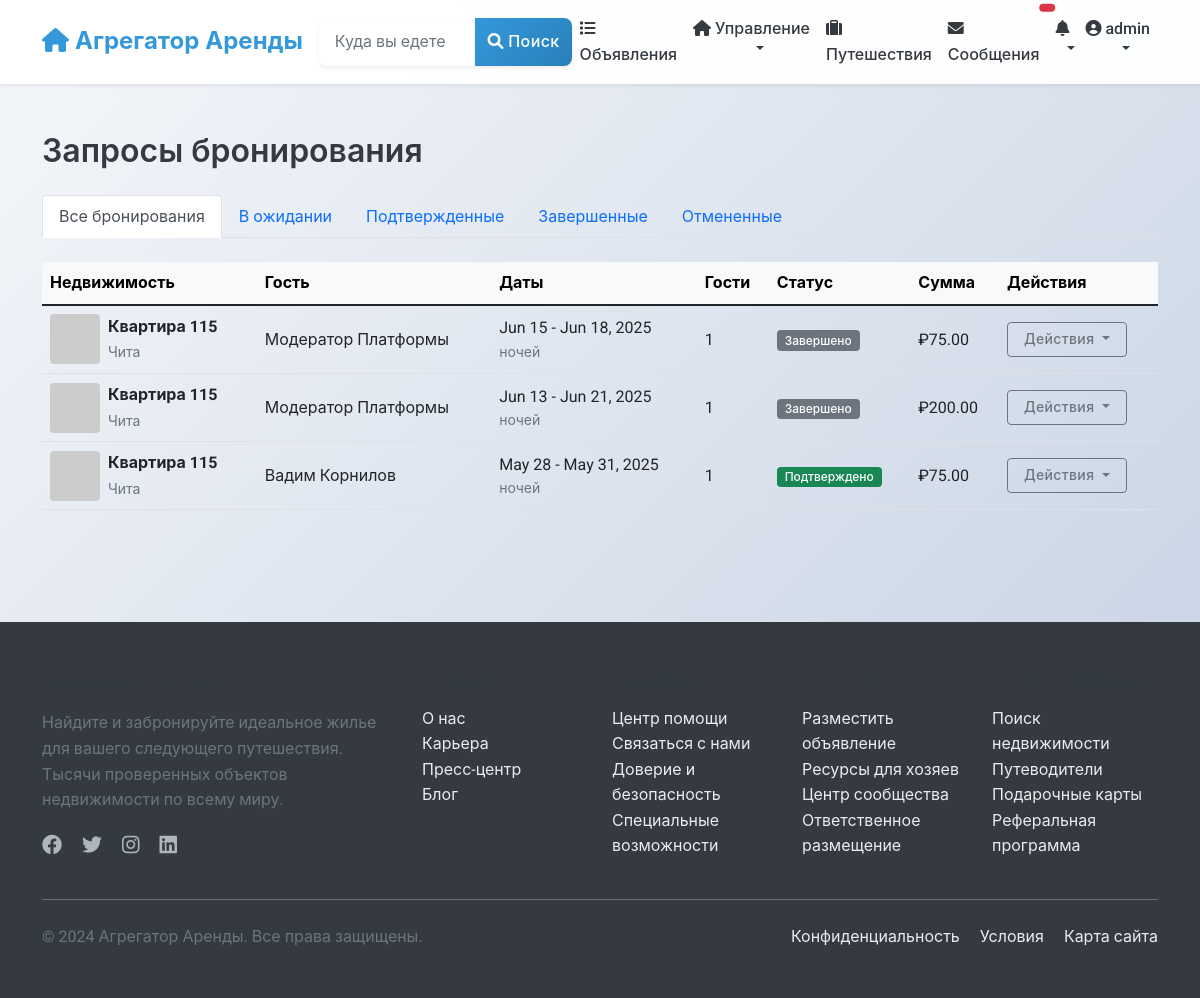
/listings/host-bookings/ (signed in), run on the app's committed database.
### users/models.py (models this page shows, shortened)
class User(AbstractUser):
    phone_number = models.CharField(_("Phone number"), max_length=20, blank=True)
    profile_picture = models.URLField(_("Profile picture URL"), blank=True)
    bio = models.TextField(_("Bio"), blank=True)
    is_phone_verified = models.BooleanField(_("Phone verified"), default=False)
    is_id_verified = models.BooleanField(_("ID verified"), default=False)
    is_host = models.BooleanField(_("Is host"), default=False)
    is_guest = models.BooleanField(_("Is guest"), default=True)
    ROLE_CHOICES = [
        ('user', _('Regular User')),
        ('host', _('Host')),
        ('moderator', _('Moderator')),
        ('admin', _('Administrator')),
    ]
    role = models.CharField(_("Role"), max_length=20, choices=ROLE_CHOICES, default='user')
    email_notifications = models.BooleanField(_("Email notifications"), default=True)
    sms_notifications = models.BooleanField(_("SMS notifications"), default=False)
    date_joined = models.DateTimeField(_("Date joined"), auto_now_add=True)
    last_updated = models.DateTimeField(_("Last updated"), auto_now=True)
    class Meta:
        verbose_name = _("User")
        verbose_name_plural = _("Users")

### listings/models.py (models this page shows, shortened)
class Booking(models.Model):
    STATUS_CHOICES = [
        ('pending', _('Pending')),
        ('confirmed', _('Confirmed')),
        ('canceled', _('Canceled')),
        ('completed', _('Completed')),
    ]
    start_date = models.DateField(_("Check-in date"))
    end_date = models.DateField(_("Check-out date"))
    guests = models.PositiveSmallIntegerField(_("Number of guests"))
    status = models.CharField(_("Status"), max_length=20, choices=STATUS_CHOICES, default='pending')
    base_price = models.DecimalField(_("Base price"), max_digits=10, decimal_places=2)
    cleaning_fee = models.DecimalField(_("Cleaning fee"), max_digits=10, decimal_places=2)
    service_fee = models.DecimalField(_("Service fee"), max_digits=10, decimal_places=2)
    total_price = models.DecimalField(_("Total price"), max_digits=10, decimal_places=2)
    special_requests = models.TextField(_("Special requests"), blank=True)
    listing = models.ForeignKey(
        Listing,
        on_delete=models.CASCADE,
        related_name='bookings'
    )
    guest = models.ForeignKey(
        settings.AUTH_USER_MODEL,
        on_delete=models.CASCADE,
        related_name='bookings'
    )
    booking_reference = models.UUIDField(_("Booking reference"), default=uuid.uuid4, editable=False, unique=True)
    created_at = models.DateTimeField(_("Created at"), auto_now_add=True)
    updated_at = models.DateTimeField(_("Updated at"), auto_now=True)
    class Meta:
        verbose_name = _("Booking")
        verbose_name_plural = _("Bookings")
        ordering = ['-created_at']

class Listing(models.Model):
    title = models.CharField(_("Title"), max_length=100)
    description = models.TextField(_("Description"))
    address = models.CharField(_("Address"), max_length=255)
    city = models.CharField(_("City"), max_length=100)
    state = models.CharField(_("State/Province"), max_length=100)
    country = models.CharField(_("Country"), max_length=100)
    zip_code = models.CharField(_("ZIP/Postal Code"), max_length=20)
    latitude = models.DecimalField(_("Latitude"), max_digits=10, decimal_places=7, null=True, blank=True)
    longitude = models.DecimalField(_("Longitude"), max_digits=10, decimal_places=7, null=True, blank=True)
    price_per_night = models.DecimalField(_("Price per night"), max_digits=10, decimal_places=2)
    cleaning_fee = models.DecimalField(_("Cleaning fee"), max_digits=10, decimal_places=2, default=0)
    service_fee = models.DecimalField(_("Service fee"), max_digits=10, decimal_places=2, default=0)
    bedrooms = models.PositiveSmallIntegerField(_("Bedrooms"))
    bathrooms = models.DecimalField(_("Bathrooms"), max_digits=3, decimal_places=1)
    accommodates = models.PositiveSmallIntegerField(_("Accommodates"))
    property_type = models.CharField(_("Property type"), max_length=50)
    image_urls = models.JSONField(_("Image URLs"), default=list, null=True, blank=True)
    amenities = models.JSONField(_("Amenities"), default=list)
    house_rules = models.TextField(_("House rules"), blank=True)
    check_in_time = models.TimeField(_("Check-in time"), null=True, blank=True)
    check_out_time = models.TimeField(_("Check-out time"), null=True, blank=True)
    minimum_nights = models.PositiveSmallIntegerField(_("Minimum nights"), default=1)
    maximum_nights = models.PositiveSmallIntegerField(_("Maximum nights"), default=30)
    is_active = models.BooleanField(_("Is active"), default=True)
    is_approved = models.BooleanField(_("Is approved"), default=False)
    host = models.ForeignKey(
        settings.AUTH_USER_MODEL,
        on_delete=models.CASCADE,
        related_name='listings'
    )
    created_at = models.DateTimeField(_("Created at"), auto_now_add=True)
    updated_at = models.DateTimeField(_("Updated at"), auto_now=True)
    class Meta:
        verbose_name = _("Listing")
        verbose_name_plural = _("Listings")
        ordering = ['-created_at', '-id']
        ordering = ['-created_at']
    @property
    def main_image_url(self):
        main_image = self.images.filter(is_main=True).first()
        if main_image:
            return main_image.image.url
        first_image = self.images.first()
        if first_image:
            return first_image.image.url
        if self.image_urls and len(self.image_urls) > 0:
            return self.image_urls[0]
        return "https://via.placeholder.com/800x600.png?text=No+Image+Available"

### listings/views.py (the view)
# urls.py: path('host-bookings/', views.host_bookings, name='host_bookings'),
@login_required
def host_bookings(request):
    if not request.user.is_host:
        messages.error(request, "You are not registered as a host.")
        return redirect('listings:listing_list')
    bookings = Booking.objects.filter(
        listing__host=request.user
    ).select_related('listing', 'guest')
    status = request.GET.get('status')
    if status and status in [choice[0] for choice in Booking.STATUS_CHOICES]:
        bookings = bookings.filter(status=status)
    return render(request, 'listings/host_bookings.html', {
        'bookings': bookings,
        'status_choices': Booking.STATUS_CHOICES,
        'current_status': status
    })

### listings/templates/listings/host_bookings.html (shortened to what this page needs)
{% extends 'base.html' %}
{% load static %}
{% block content %}
<div class="container py-4">
    <div class="row">
        <div class="col-12">
            <h2 class="mb-4">Запросы бронирования</h2>
            <ul class="nav nav-tabs mb-4">
                <li class="nav-item">
                    <a class="nav-link {% if not current_status %}active{% endif %}" href="{% url 'listings:host_bookings' %}">
                        Все бронирования
                    </a>
                </li>
                <li class="nav-item">
                    <a class="nav-link {% if current_status == 'pending' %}active{% endif %}" href="{% url 'listings:host_bookings' %}?status=pending">
                        В ожидании
                    </a>
                </li>
                <li class="nav-item">
                    <a class="nav-link {% if current_status == 'confirmed' %}active{% endif %}" href="{% url 'listings:host_bookings' %}?status=confirmed">
                        Подтвержденные
                    </a>
                </li>
                <li class="nav-item">
                    <a class="nav-link {% if current_status == 'completed' %}active{% endif %}" href="{% url 'listings:host_bookings' %}?status=completed">
                        Завершенные
                    </a>
                </li>
                <li class="nav-item">
                    <a class="nav-link {% if current_status == 'canceled' %}active{% endif %}" href="{% url 'listings:host_bookings' %}?status=canceled">
                        Отмененные
                    </a>
                </li>
            </ul>
            {% if bookings %}
                <div class="table-responsive">
                    <table class="table table-hover align-middle">
                        <thead class="table-light">
                            <tr>
                                <th>Недвижимость</th>
                                <th>Гость</th>
                                <th>Даты</th>
                                <th>Гости</th>
                                <th>Статус</th>
                                <th>Сумма</th>
                                <th>Действия</th>
                            </tr>
                        </thead>
                        <tbody>
                            {% for booking in bookings %}
                            <tr>
                                <td>
                                    <div class="d-flex align-items-center">
                                        <img src="{{ booking.listing.main_image_url }}" alt="{{ booking.listing.title }}" class="rounded me-2" style="width: 50px; height: 50px; object-fit: cover;">
                                        <div>
                                            <div class="fw-bold">{{ booking.listing.title }}</div>
                                            <small class="text-muted">{{ booking.listing.city }}</small>
                                        </div>
                                    </div>
                                </td>
                                <td>
                                    {{ booking.guest.get_full_name|default:booking.guest.username }}
                                </td>
                                <td>
                                    {{ booking.start_date|date:"M d" }} - {{ booking.end_date|date:"M d, Y" }}
                                    <div class="small text-muted">{{ booking.nights }} ночей</div>
                                </td>
                                <td>{{ booking.guests }}</td>
                                <td>
                                    <span class="badge {% if booking.status == 'confirmed' %}bg-success{% elif booking.status == 'pending' %}bg-warning text-dark{% elif booking.status == 'canceled' %}bg-danger{% elif booking.status == 'completed' %}bg-secondary{% endif %}">
                                        {% if booking.status == 'confirmed' %}Подтверждено
                                        {% elif booking.status == 'pending' %}В ожидании
                                        {% elif booking.status == 'canceled' %}Отменено
                                        {% elif booking.status == 'completed' %}Завершено
                                        {% endif %}
                                    </span>
                                </td>
                                <td>₽{{ booking.total_price }}</td>
                                <td>
                                    <div class="dropdown">
                                        <button class="btn btn-sm btn-outline-secondary dropdown-toggle" type="button" data-bs-toggle="dropdown" aria-expanded="false">
                                            Действия
                                        </button>
                                    </div>
                                </td>
                            </tr>
                            {% endfor %}
                        </tbody>
                    </table>
                </div>
            {% endif %}
        </div>
    </div>
</div>
{% endblock %}

### templates/includes/navbar.html (shortened to what this page needs)
<nav class="navbar navbar-expand-lg navbar-light bg-white shadow-sm">
    <div class="container">
        <a class="navbar-brand" href="{% url 'home' %}">
            <i class="fas fa-home"></i> Агрегатор Аренды
        </a>
        <div class="collapse navbar-collapse" id="navbarSupportedContent">
            <form class="d-flex mx-auto my-2 my-lg-0" action="{% url 'listings:listing_list' %}" method="get">
                <div class="input-group">
                    <input class="form-control" type="search" name="location" placeholder="Куда вы едете?"
                           aria-label="Search" value="{{ request.GET.location|default:'' }}">
                    <button class="btn btn-primary" type="submit">
                        <i class="fas fa-search"></i> Поиск
                    </button>
                </div>
            </form>
            <ul class="navbar-nav ms-auto mb-2 mb-lg-0">
                <li class="nav-item">
                    <a class="nav-link {% if request.resolver_match.url_name == 'listing_list' %}active{% endif %}"
                       href="{% url 'listings:listing_list' %}">
                        <i class="fas fa-list"></i> Объявления
                    </a>
                </li>
                {% if user.is_authenticated %}
                    {% if user.is_host %}
                    <li class="nav-item dropdown">
                        <a class="nav-link dropdown-toggle" href="#" id="hostDropdown" role="button"
                           data-bs-toggle="dropdown" aria-expanded="false">
                            <i class="fas fa-home"></i> Управление
                        </a>
                    </li>
                    {% else %}
                    <li class="nav-item">
                        <a class="nav-link" href="{% url 'listings:listing_create' %}">
                            <i class="fas fa-plus"></i> Подать объявление
                        </a>
                    </li>
                    {% endif %}
                    <li class="nav-item">
                        <a class="nav-link {% if request.resolver_match.url_name == 'user_bookings' %}active{% endif %}"
                           href="{% url 'listings:user_bookings' %}">
                            <i class="fas fa-suitcase"></i> Путешествия
                        </a>
                    </li>
                    <li class="nav-item">
                        <a class="nav-link position-relative {% if 'chat' in request.path %}active{% endif %}"
                           href="{% url 'chat:conversation_list' %}">
                            <i class="fas fa-envelope"></i> Сообщения
                            <span id="message-badge" class="position-absolute top-0 start-100 translate-middle badge rounded-pill bg-danger"
                                  hx-get="{% url 'chat:get_unread_count' %}"
                                  hx-trigger="load, every 30s"
                                  hx-swap="innerHTML">
                            </span>
                        </a>
                    </li>
                    <li class="nav-item dropdown">
                        <a class="nav-link dropdown-toggle position-relative" href="#" id="notificationDropdown"
                           role="button" data-bs-toggle="dropdown" aria-expanded="false"
                           onclick="loadNotifications()"
                           data-bs-auto-close="outside">
                            <i class="fas fa-bell"></i>
                                {% load notify_tags %}
                        </a>
                    </li>
                    <li class="nav-item dropdown">
                        <a class="nav-link dropdown-toggle" href="#" id="userDropdown" role="button"
                           data-bs-toggle="dropdown" aria-expanded="false">
                            {% if user.profile_picture %}
                                <img src="{{ user.profile_picture }}" alt="{{ user.username }}" class="user-avatar sm me-1">
                            {% else %}
                                <i class="fas fa-user-circle"></i>
                            {% endif %}
                            {{ user.username }}
                        </a>
                    </li>
                {% endif %}
            </ul>
        </div>
    </div>
</nav>

### data on the page
User: username "admin"
Booking: listing "Квартира 115", listing.city "Чита", guest.get_full_name "Модератор Платформы", start_date "Jun 15", end_date "Jun 18, 2025", guests "1", status "Завершено", total_price "75.00"
Booking: listing "Квартира 115", listing.city "Чита", guest.get_full_name "Модератор Платформы", start_date "Jun 13", end_date "Jun 21, 2025", guests "1", status "Завершено", total_price "200.00"
Booking: listing "Квартира 115", listing.city "Чита", guest.get_full_name "Вадим Корнилов", start_date "May 28", end_date "May 31, 2025", guests "1", status "Подтверждено", total_price "75.00"
